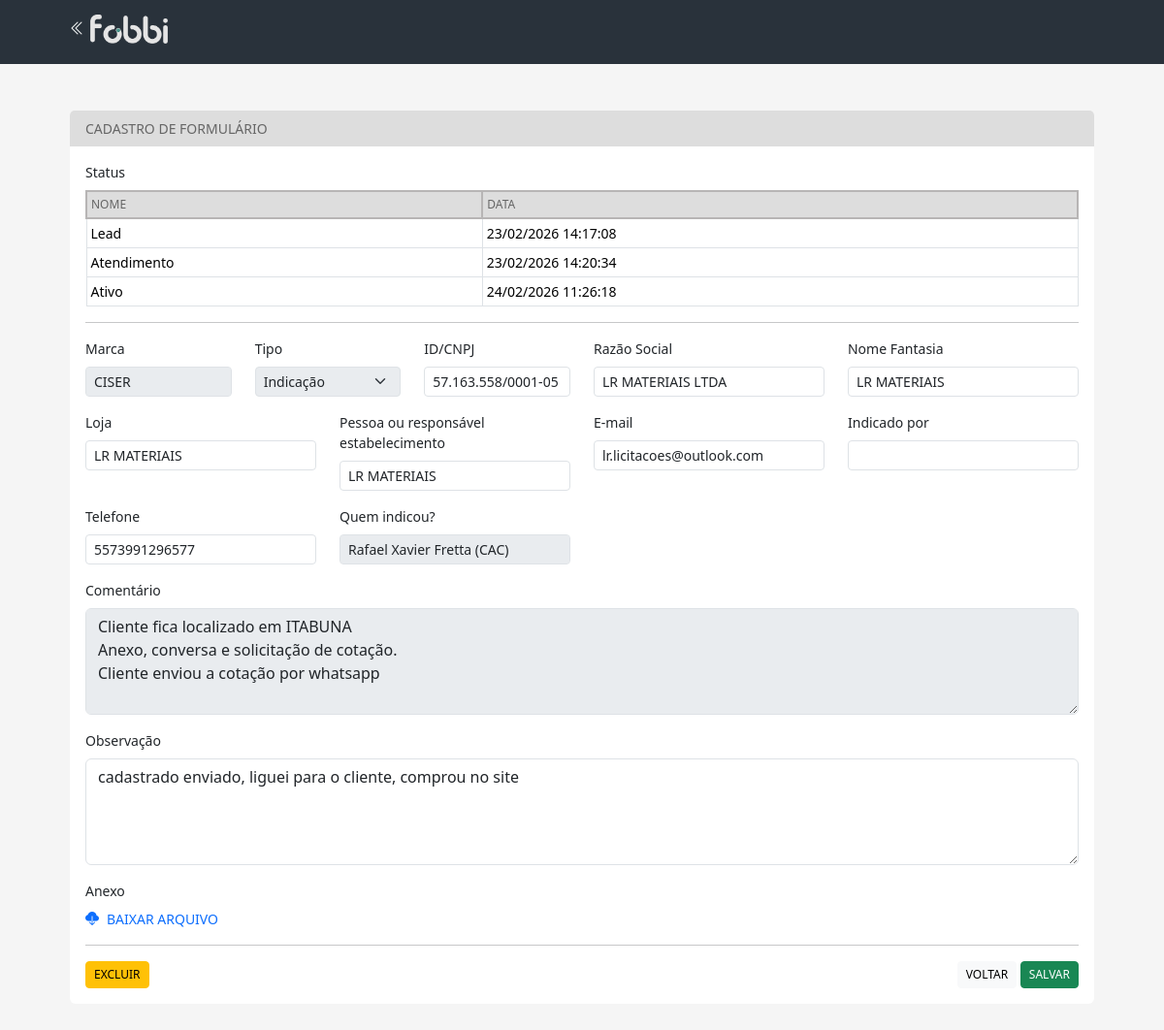
Screenshot of /pages/landing-page/oportunidade/cadastro?q=2152 (signed in) with the database file from the repository.
### tables this page shows
CREATE TABLE `oportunidade_status` (
  `id` int(11) NOT NULL AUTO_INCREMENT,
  `id_oportunidade` int(11) DEFAULT NULL,
  `nome` varchar(500) DEFAULT NULL,
  `data` datetime DEFAULT NULL,
  PRIMARY KEY (`id`),
  KEY `id_oportunidade` (`id_oportunidade`),
  CONSTRAINT `oportunidade_status_ibfk_1` FOREIGN KEY (`id_oportunidade`) REFERENCES `oportunidade` (`id`)
);

CREATE TABLE `oportunidade` (
  `id` int(11) NOT NULL AUTO_INCREMENT,
  `ativo` tinyint(1) DEFAULT 1,
  `data` datetime DEFAULT NULL,
  `idCnpj` varchar(255) DEFAULT NULL,
  `pessoaResponsavel` varchar(255) DEFAULT NULL,
  `email` varchar(255) DEFAULT NULL,
  `telefone` varchar(255) DEFAULT NULL,
  `indicacao` varchar(255) DEFAULT NULL,
  `comentario` text DEFAULT NULL,
  `arquivo` varchar(255) DEFAULT NULL,
  `loja` varchar(510) DEFAULT NULL,
  `origem` varchar(255) DEFAULT NULL,
  `razaoSocial` text DEFAULT NULL,
  `nomeFantasia` text DEFAULT NULL,
  `processadoDadosCnpj` tinyint(1) DEFAULT 0,
  `dataConsultaStatusFacilCatalogos` datetime DEFAULT NULL,
  `idExact` int(11) DEFAULT NULL,
  `notificacao` tinyint(1) DEFAULT 1,
  `observacao` text DEFAULT NULL,
  `valorUltimoPedido` decimal(16,2) DEFAULT 0.00,
  `dataUltimoPedido` datetime DEFAULT NULL,
  `lojaUltimoPedido` varchar(255) DEFAULT NULL,
  `marca` varchar(255) DEFAULT NULL,
  `pedidoAcumulado` decimal(16,3) DEFAULT NULL,
  `tempo_resposta_atualizado` datetime DEFAULT NULL,
  `tempo_resposta` varchar(255) DEFAULT NULL,
  PRIMARY KEY (`id`)
);

CREATE TABLE `oportunidadeCampo` (
  `id` int(11) NOT NULL AUTO_INCREMENT,
  `idOportunidade` int(11) NOT NULL,
  `idCampo` int(11) NOT NULL,
  `valor` varchar(255) NOT NULL,
  PRIMARY KEY (`id`),
  KEY `idOportunidade` (`idOportunidade`),
  KEY `idCampo` (`idCampo`),
  CONSTRAINT `oportunidadeCampo_ibfk_1` FOREIGN KEY (`idOportunidade`) REFERENCES `oportunidade` (`id`),
  CONSTRAINT `oportunidadeCampo_ibfk_2` FOREIGN KEY (`idCampo`) REFERENCES `campo` (`id`)
);

CREATE TABLE `campo` (
  `id` int(11) NOT NULL AUTO_INCREMENT,
  `ativo` tinyint(1) DEFAULT 1,
  `nome` varchar(255) NOT NULL,
  `tipo` varchar(255) NOT NULL,
  PRIMARY KEY (`id`)
);

CREATE TABLE `campoOpcao` (
  `id` int(11) NOT NULL AUTO_INCREMENT,
  `idCampo` int(11) NOT NULL,
  `ativo` tinyint(1) DEFAULT 1,
  `ordem` int(11) DEFAULT NULL,
  `nome` varchar(255) NOT NULL,
  PRIMARY KEY (`id`),
  KEY `idCampo` (`idCampo`),
  CONSTRAINT `campoOpcao_ibfk_1` FOREIGN KEY (`idCampo`) REFERENCES `campo` (`id`)
);

### autoload.php (called while the page is built, shortened)
<?php
    spl_autoload_register(
        function (string $nomeCompletoDaClasse)
        {
            $caminhoCompleto = str_replace('Src', '../../../../src', $nomeCompletoDaClasse);
            $caminhoArquivo = str_replace('\\', DIRECTORY_SEPARATOR, $caminhoCompleto);
            $caminhoArquivo .= ".php";
        }
    )
?>

### src/Repository/Conexao.php (called while the page is built, shortened)
<?php
class Conexao
{
    private $usuario;
    private $senha;
    private $banco;
    private $servidor;
    private static $pdo;
    public function __construct()
    {
        $projectStage = new ProjectStage();
        if ($projectStage->currentStage() == "DEVELOPMENT") {
            $this->servidor = "localhost:3306";
            $this->banco = "fobbi";
            $this->usuario = "root";
            $this->senha = "root";
        } elseif ($projectStage->currentStage() == "PRODUCTION") {
            $this->servidor = "localhost";
            $this->banco = "fobbi";
            $this->usuario = "hsys";
            $this->senha = "fkfgj@34hjf2";
        }
    }
    public function conectar()
    {
        try {
            if (is_null(self::$pdo)) {
                self::$pdo = new PDO("mysql:host=" . $this->servidor . ";dbname=" . $this->banco, $this->usuario, $this->senha);
                self::$pdo->query("SET NAMES 'utf8'");
                self::$pdo->query('SET character_set_connection=utf8');
                self::$pdo->query('SET character_set_client=utf8');
                self::$pdo->query('SET character_set_results=utf8');
            }
            return self::$pdo;
        } catch (PDOException $ex) {
            echo $ex->getMessage();
        }
    }
}
?>

### src/Util/ProjectStage.php (called while the page is built, shortened)
<?php
class ProjectStage
{
    private static $development = "DEVELOPMENT";
    public function currentStage()
    {
        return self::$development;
    }
}
?>

### src/Repository/GenericRepository.php (called while the page is built, shortened)
<?php
class GenericRepository {
    public function __construct() {
        $this->con = new Conexao();
    }
}
?>

### src/Repository/LandingPage/Oportunidade/OportunidadeRepository.php (called while the page is built, shortened)
<?php
class OportunidadeRepository extends GenericRepository
{
    public function findById($id)
    {
        try {
            $cst = $this->con->conectar()->prepare("SELECT * FROM oportunidade WHERE id = :id;");
            $cst->bindParam(":id", $id);
            $cst->execute();
            $result = $cst->fetch();
            $result['status'] = $this->findByStatus($result['id']);
            return $result;
        } catch (Exception $ex) {
            throw new MyException($ex->getMessage());
        }
    }
    public function findByStatus($id)
    {
        try {
            $cst = $this->con->conectar()->prepare("SELECT * FROM oportunidade_status WHERE id_oportunidade = :id ORDER BY data;");
            $cst->bindParam(":id", $id);
            $cst->execute();
            return $cst->fetchAll(PDO::FETCH_ASSOC);
        } catch (Exception $ex) {
            throw new MyException($ex->getMessage());
        }
    }
    public function validarHistoricoAtendimento($id)
    {
        try {
            $cst = $this->con->conectar()->prepare("SELECT * FROM oportunidade_status WHERE id_oportunidade = :id AND nome = 'ATENDIMENTO';");
            $cst->bindParam(":id", $id);
            $cst->execute();
        } catch (Exception $ex) {
            throw new MyException($ex->getMessage());
        }
    }
}
?>

### src/Controller/LandingPage/Oportunidade/OportunidadeController.php (called while the page is built, shortened)
<?php
class OportunidadeController extends GenericController
{
    protected $repository;
    protected $campoRepository;
    public function __construct()
    {
        $this->repository = new OportunidadeRepository();
        $this->campoRepository = new OportunidadeCampoRepository();
    }
    public function findById($id)
    {
        try {
            return $this->repository->findById($id);
        } catch (Exception $ex) {
            throw new Exception($this->getMessagesError(null));
        }
    }
    public function findByStatus($id)
    {
        try {
            return $this->repository->findByStatus($id);
        } catch (Exception $ex) {
            throw new Exception($this->getMessagesError(null));
        }
    }
    public function findByCampo($id)
    {
        try {
            return $this->campoRepository->findByOportunidade($id);
        } catch (Exception $ex) {
            throw new Exception($this->getMessagesError(null));
        }
    }
    public function findValor($campo)
    {
        try {
            if ($campo['tipo'] == "SELECAO") {
                return $this->campoRepository->findBySelecao($campo['valor']);
            }
            return null;
        } catch (Exception $ex) {
            throw new Exception($this->getMessagesError(null));
        }
    }
    public function validarHistoricoAtendimento($id)
    {
        try {
            return $this->repository->validarHistoricoAtendimento($id);
        } catch (Exception $ex) {
            throw new Exception($this->getMessagesError(null));
        }
    }
}
?>

### src/Util/StatusOportunidade.php (called while the page is built, shortened)
<?php
class StatusOportunidade
{
    public static function descricao($status)
    {
        if ("ATIVO" === $status) {
            return "Ativo";
        } elseif ("CADASTRADO" === $status) {
            return "Cadastrado";
        } elseif ("LEAD" === $status) {
            return "Lead";
        } elseif ("CONSULTANDO" === $status) {
            return "Consultando";
        }  elseif ("ATENDIMENTO" === $status) {
            return "Atendimento";
        }
        return "";
    }
}
?>

### src/Repository/LandingPage/Oportunidade/OportunidadeCampoRepository.php (called while the page is built, shortened)
<?php
class OportunidadeCampoRepository extends GenericRepository
{
    public function findByOportunidade($idOportunidade)
    {
        try {
            $sql = "SELECT oportunidade.valor, campo.nome, campo.tipo FROM oportunidadeCampo oportunidade";
            $sql .= " JOIN campo campo ON campo.id = oportunidade.idCampo";
            $sql .= " WHERE oportunidade.idOportunidade = :idOportunidade;";
            $cst = $this->con->conectar()->prepare($sql);
            $cst->bindParam(":idOportunidade", $idOportunidade);
            if (! $cst->execute()) {
                throw new MyException(implode(" ", $cst->errorInfo()));
            }
            return $cst->fetchAll(PDO::FETCH_ASSOC);
        } catch (MyException $ex) {
            throw new MyException($ex->getMessage());
        }
    }
    public function findBySelecao($id)
    {
        try {
            $cst = $this->con->conectar()->prepare("SELECT nome FROM campoOpcao WHERE id = :id;");
            $cst->bindParam(":id", $id);
            if (! $cst->execute()) {
                throw new MyException(implode(" ", $cst->errorInfo()));
            }
            return $cst->fetch()['nome'];
        } catch (MyException $ex) {
            throw new MyException($ex->getMessage());
        }
    }
}
?>

### pages/landing-page/oportunidade/cadastro/index.php (the view, shortened to what this page needs)
<?php
    require_once '../../../header.php';
    require_once '../menu.php';
    $controller = new OportunidadeController();
    $id = isset($_GET['q']) ? $_GET['q'] : null;
    $campoList = array();
    $statusList = array();
    if (! empty($id)) {
        try {
            $controller->validarHistoricoAtendimento($id);
            $objOportunidade = $controller->findById($id);
            $statusList = $controller->findByStatus($id);
            $campoList = $controller->findByCampo($id);
        } catch (Exception $ex) {
            echo $ex->getMessage();
        }
    }
?>
<div class="container">
    <div class="card mt-5">
        <div class="card-header"> Cadastro de Formulário </div>
        <div class="card-body">
			<form method="post" enctype="multipart/form-data">
				<label class="form-label"> Status </label>
				<table class="table table-bordered table-sm table-mobile" aria-describedby="Obras">
    				<thead class="thead-dark">
						<tr>
							<th>Nome</th>
							<th>Data</th>
						</tr>
					</thead>
					<tbody>
                    	<?php foreach ($statusList as $status) { ?>
                		<tr>
							<td><?php echo StatusOportunidade::descricao($status['nome']); ?></td>
							<td><?php echo date('d/m/Y H:i:s', strtotime($status['data'])); ?></td>
						</tr>
                    	<?php } ?>
                	</tbody>
				</table>
				<hr/>
				<div class="row">
					<div class="col-sm-12 col-md-2 mb-3">
						<label class="form-label"> Marca </label> <input type="text"
							name="marca" class="form-control form-control-sm"
							disabled="disabled"
							value="<?php echo isset($objOportunidade['marca']) ? $objOportunidade['marca'] : null; ?>">
					</div>
					<div class="col-sm-12 col-md-2 mb-3">
						<label class="form-label">Tipo</label> <select name="tipo"
							class="form-select form-select-sm" disabled="disabled">
							<option value="INDICACAO"
								<?php echo isset($objOportunidade['tipo']) && $objOportunidade['tipo'] == "INDICACAO" ? 'selected' : null; ?>>Indicação</option>
						</select>
					</div>
					<div class="col-sm-12 col-md-2 mb-3">
						<label class="form-label">ID/CNPJ</label> <input type="text"
							name="idCnpj" class="form-control form-control-sm"
							value="<?php echo isset($objOportunidade['idCnpj']) ? $objOportunidade['idCnpj'] : null; ?>">
					</div>
					<div class="col-sm-12 col-md-3 mb-3">
						<label class="form-label">Razão Social</label> <input type="text"
							name="razaoSocial" class="form-control form-control-sm"
							value="<?php echo isset($objOportunidade['razaoSocial']) ? $objOportunidade['razaoSocial'] : null; ?>">
					</div>
					<div class="col-sm-12 col-md-3 mb-3">
						<label class="form-label">Nome Fantasia</label> <input type="text"
							name="nomeFantasia" class="form-control form-control-sm"
							value="<?php echo isset($objOportunidade['nomeFantasia']) ? $objOportunidade['nomeFantasia'] : null; ?>">
					</div>
				</div>
				<div class="row">
					<div class="col-sm-12 col-md-3 mb-3">
						<label class="form-label">Loja</label> <input type="text"
							name="loja" class="form-control form-control-sm"
							value="<?php echo isset($objOportunidade['loja']) ? $objOportunidade['loja'] : null; ?>">
					</div>
					<div class="col-sm-12 col-md-3 mb-3">
						<label class="form-label"> Pessoa ou responsável estabelecimento </label>
						<input type="text" name="pessoaResponsavel"
							class="form-control form-control-sm"
							value="<?php echo isset($objOportunidade['pessoaResponsavel']) ? $objOportunidade['pessoaResponsavel'] : null; ?>">
					</div>
					<div class="col-sm-12 col-md-3 mb-3">
						<label class="form-label"> E-mail </label> <input type="text"
							name="email" class="form-control form-control-sm"
							value="<?php echo isset($objOportunidade['email']) ? $objOportunidade['email'] : null; ?>">
					</div>
					<div class="col-sm-12 col-md-3 mb-3">
						<label class="form-label"> Indicado por </label> <input
							type="text" name="indicacao" class="form-control form-control-sm"
							value="<?php echo isset($objOportunidade['indicacao']) ? $objOportunidade['indicacao'] : null; ?>">
					</div>
					<div class="col-sm-12 col-md-3 mb-3">
						<label class="form-label"> Telefone </label> <input type="text"
							name="telefone" class="form-control form-control-sm"
							value="<?php echo isset($objOportunidade['telefone']) ? $objOportunidade['telefone'] : null; ?>">
					</div>
					<?php foreach ($campoList as $campo) { ?>
						<div class="col-sm-12 col-md-3 mb-3">
						<label class="form-label"> <?php echo $campo['nome']; ?> </label>
						<input type="text" class="form-control form-control-sm"
							disabled="disabled"
							value="<?php echo $controller->findValor($campo); ?>">
					</div>
					<?php } ?>
    			</div>
				<div class="mb-3">
					<label class="form-label"> Comentário </label>
					<textarea rows="4" name="comentario" class="form-control"
						disabled="disabled"><?php echo $objOportunidade['comentario']; ?></textarea>
				</div>
				<div class="mb-3">
					<label class="form-label"> Observação </label>
					<textarea rows="4" name="observacao" class="form-control"><?php echo $objOportunidade['observacao']; ?></textarea>
				</div>
				<?php if (isset($objOportunidade['arquivo'])) { ?>
					<label class="form-label">Anexo</label>
				<div class="mb-3">
					<a
						href="../../../../../files/formulario/<?php echo $objOportunidade['arquivo']; ?>"
						class="text-decoration-none" target="_blank"> <i
						class="bi bi-cloud-download-fill me-2"></i>BAIXAR ARQUIVO
					</a>
				</div>
                <?php } ?>
                <hr />
				<div class="row">
					<div class="col">
						<button type="button" class="btn btn-warning btn-sm"
							data-bs-toggle="modal" data-bs-target="#modalExcluir">Excluir</button>
					</div>
					<div class="col text-end">
						<a href="../lista" class="btn btn-light btn-sm">Voltar</a> <input
							type="submit" value="Salvar" name="save"
							class="btn btn-success btn-sm">
					</div>
				</div>
			</form>
		</div>
	</div>
</div>
<?php require_once '../../../footer.php'; ?>

### assets/css/style.css (style rules this page uses)
body { background-color: #f5f5f5 !important; font-size: 14px; }
.container { width: 90% !important; max-width: inherit; }
.table-mobile th, td { white-space: nowrap; }
.card { border: none; margin-top: 30px; margin-bottom: 30px; }
.card-header { background-color: #ddd; border: none; text-transform: uppercase; color: #666; }
.table .thead-dark th { color: #666; background-color: #ddd; border: 2px solid #b7b5b5; font-weight: normal; text-transform: uppercase; font-size: 12px; }
.btn { font-size: 12px; text-transform: uppercase; }

### rows the page displays
oportunidade_status: nome "Lead", data "23/02/2026 14:17:08"
oportunidade_status: nome "Atendimento", data "23/02/2026 14:20:34"
oportunidade_status: nome "Ativo", data "24/02/2026 11:26:18"
oportunidade: marca "CISER", idCnpj "57.163.558/0001-05", razaoSocial "LR MATERIAIS LTDA", nomeFantasia "LR MATERIAIS", loja "LR MATERIAIS", pessoaResponsavel "LR MATERIAIS", email "lr.licitacoes@outlook.com", telefone "5573991296577", comentario "Cliente fica localizado em ITABUNA Anexo, conversa e solicitação de cotação. Cliente enviou a cotação por whatsapp", observacao "cadastrado enviado, liguei para o cliente, comprou no site"
oportunidadecampo: idCampo.nome "Quem indicou?", valor.nome "Rafael Xavier Fretta (CAC)"
